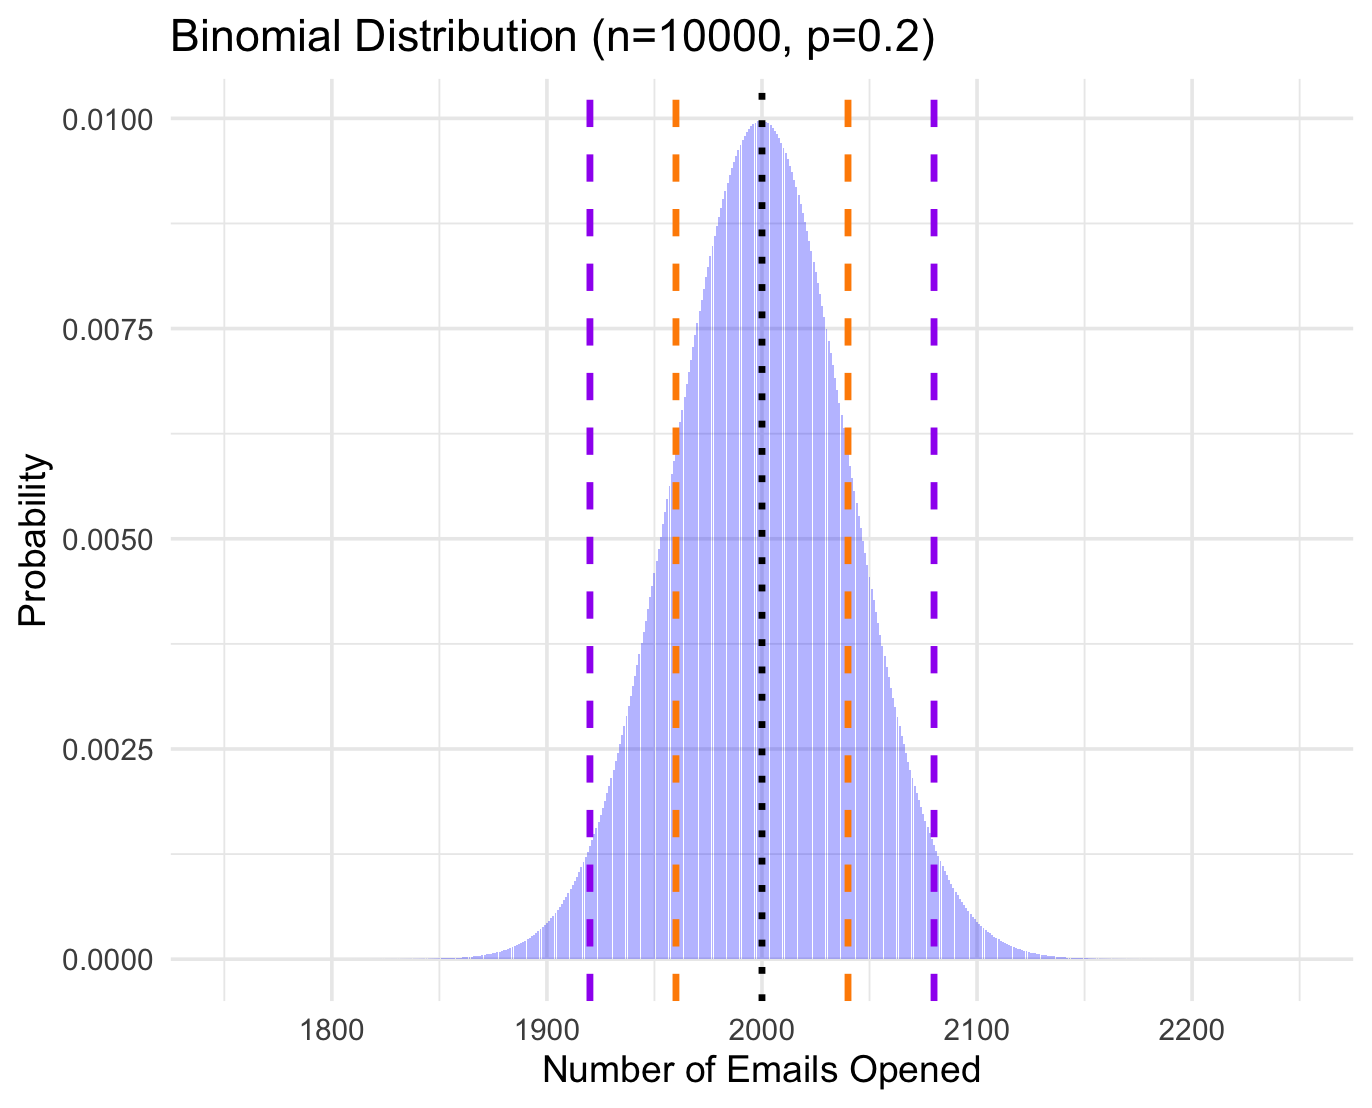

This figure's R source:
# Binomial distribution example
# By Joe Domaleski
# Load necessary library
library(ggplot2)

# Set parameters for the binomial distribution
n <- 10000  # Total trials (emails sent)
p <- 0.2    # Probability of success (email open rate)

# Generate binomial distribution data
x_values <- seq(1800, 2200, by = 1)
y_values <- dbinom(x_values, size = n, prob = p)
data <- data.frame(x = x_values, y = y_values)

# Calculate mean and standard deviation
mean_val <- n * p
sd_val <- sqrt(n * p * (1 - p))

# Create the plot
ggplot(data, aes(x = x, y = y)) +
  geom_bar(stat = "identity", fill = "blue", alpha = 0.3) +
  geom_vline(xintercept = mean_val, linetype = "dotted", color = "black", linewidth = 1.2) +
  geom_vline(xintercept = c(mean_val - sd_val, mean_val + sd_val), 
             linetype = "dashed", color = "darkorange", linewidth = 1.2) +
  geom_vline(xintercept = c(mean_val - 2 * sd_val, mean_val + 2 * sd_val), 
             linetype = "dashed", color = "purple", linewidth = 1.2) +
  scale_x_continuous(limits = c(1750, 2250)) +
  labs(title = "Binomial Distribution (n=10000, p=0.2)",
       x = "Number of Emails Opened",
       y = "Probability") +
  theme_minimal(base_size = 14)
